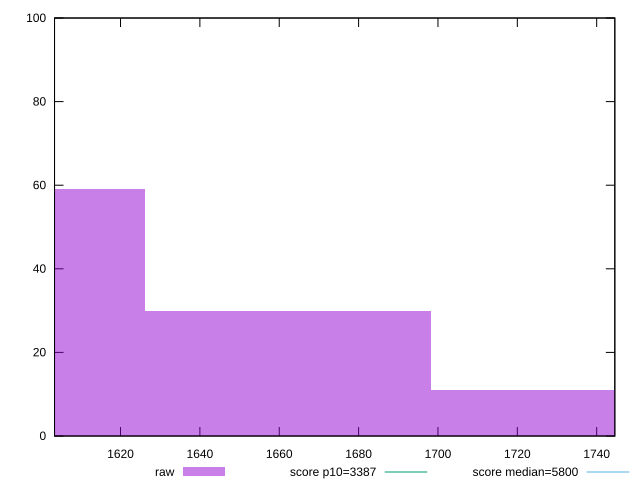

This chart was generated by the following gnuplot code:
reset

$raw <<EOF
1734.4871951696568 11
1662.2168953709213 30
1589.9465955721855 59
EOF

set key outside below
set boxwidth 72.2702997987357
set xrange [1603.369:1744.5710000000004]
set yrange [0:100]
set trange [0:100]
set style fill transparent solid 0.5 noborder

set parametric
set terminal svg size 640, 490 enhanced background rgb 'white'
set output "report_00022_2021-02-20T12:08:46.964Z/speed-index/samples/pages+cached+noadtech+nomedia+nocss/raw/histogram.svg"

plot $raw title "raw" with boxes, \
     3387,t title "score p10=3387", \
     5800,t title "score median=5800"

reset
